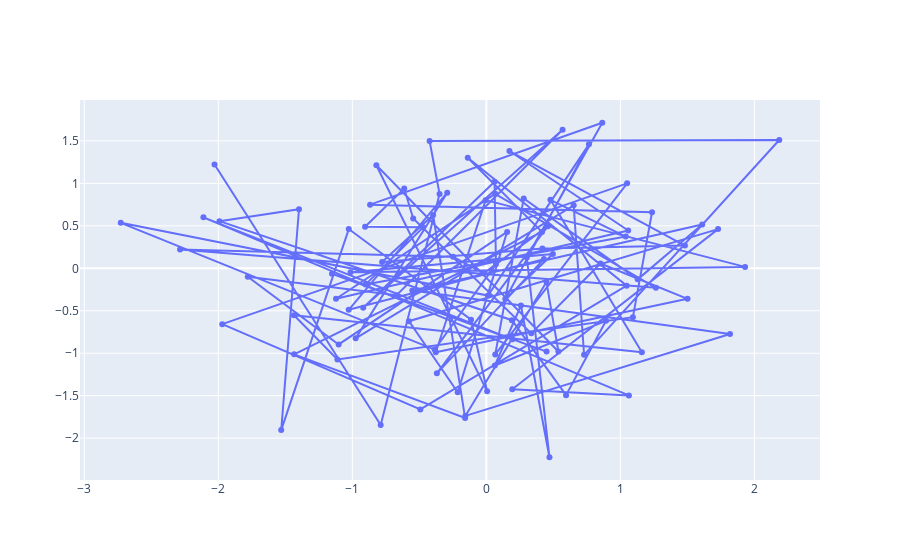

This figure's notebook cell:
### Markdown cell above
problem statement:
. Write a program to draw line and scatter plots for random 100 x and y coordinates

### Code cell
#importing plotly express for scatterplot
import plotly.graph_objects as ply
#importing numpy
import numpy as np
#generating random x axis and y axis values
x_values = np.random.randn(100)
y_values =np.random.randn(100)
#plotting graph with plotly
ply.Figure(ply.Scatter(x=x_values, y=y_values,mode='markers+lines'))
